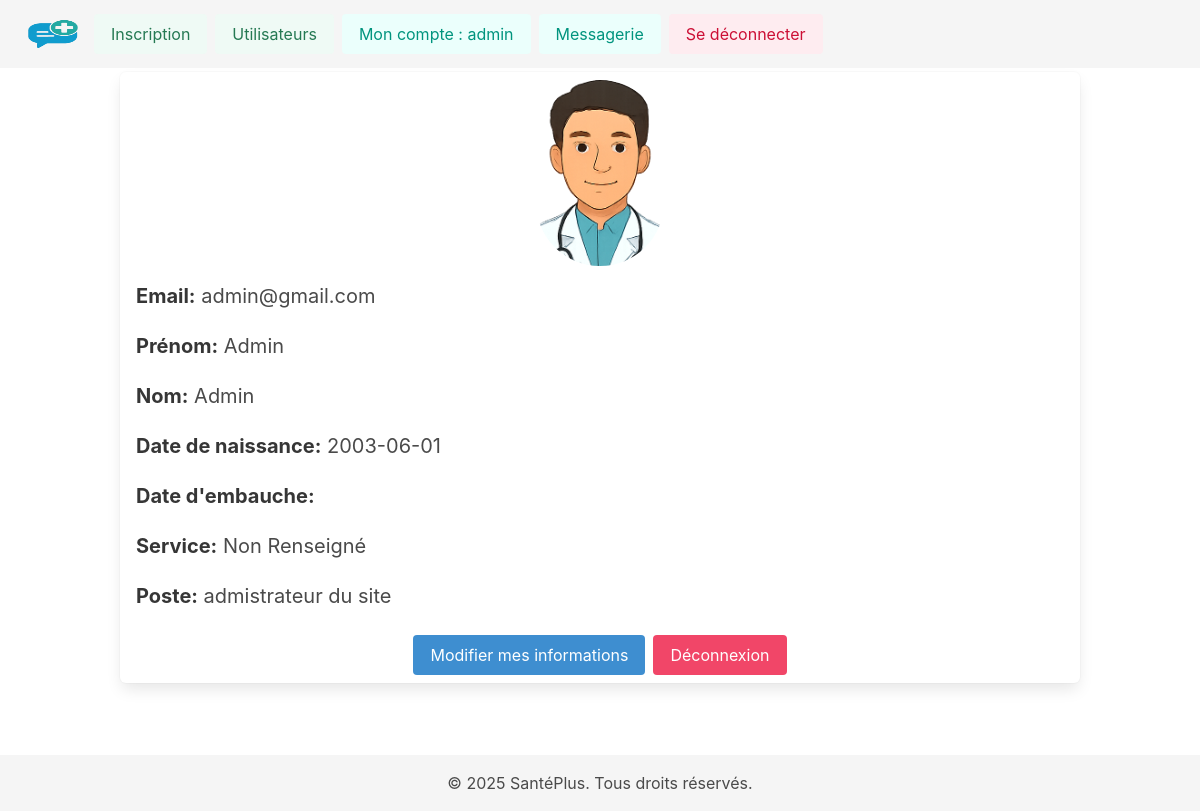
Screenshot of /site/pages/account.php (signed in) with the database file from the repository.
### tables this page shows
CREATE TABLE IF NOT EXISTS `medical_staff` (
  `ID` int NOT NULL AUTO_INCREMENT,
  `email` varchar(50) NOT NULL,
  `password` varchar(200) NOT NULL,
  `last_password_edit` timestamp NULL DEFAULT NULL,
  `username` varchar(50) DEFAULT NULL,
  `first_name` varchar(30) NOT NULL,
  `last_name` varchar(30) NOT NULL,
  `birth_date` date DEFAULT NULL,
  `leaving_date` timestamp NULL DEFAULT NULL,
  `hiring_date` date DEFAULT NULL,
  `service` int DEFAULT '0',
  `job` int DEFAULT '0',
  `profile_pic` varchar(80) DEFAULT '../src/img/profile_pics/default.png',
  `is_suspended` int DEFAULT '0',
  `first_connection` tinyint DEFAULT '1',
  PRIMARY KEY (`ID`) USING BTREE,
  KEY `fk_staff_service` (`service`),
  KEY `fk_staff_job` (`job`),
  CONSTRAINT `fk_staff_job` FOREIGN KEY (`job`) REFERENCES `job` (`ID`),
  CONSTRAINT `fk_staff_service` FOREIGN KEY (`service`) REFERENCES `service` (`ID`)
);

CREATE TABLE IF NOT EXISTS `service` (
  `ID` int NOT NULL AUTO_INCREMENT,
  `libelle` varchar(150) DEFAULT NULL,
  PRIMARY KEY (`ID`) USING BTREE
);

CREATE TABLE IF NOT EXISTS `job` (
  `ID` int NOT NULL AUTO_INCREMENT,
  `libelle` varchar(50) DEFAULT NULL,
  PRIMARY KEY (`ID`) USING BTREE
);

### site/pages/account.php (the view, shortened to what this page needs)
<?php
include_once './config.php';
$user_type = $_SESSION['user_type'];
$request = "";
if ($user_type === 'patient') {
    $request = "SELECT * FROM patient WHERE ID = ?";
} elseif ($user_type === 'medical_staff') {
    $request = "SELECT ms.*, s.libelle as service_name, j.libelle as job_name
                FROM medical_staff ms
                LEFT JOIN service s ON ms.service = s.ID
                LEFT JOIN job j ON ms.job = j.ID
                WHERE ms.ID = ?";
} else {
    die("Type d'utilisateur inconnu.");
}
$requete = $pdo->prepare($request);
$requete->execute([$_SESSION['ID']]);
$user = $requete->fetch(PDO::FETCH_ASSOC);
?>
<!DOCTYPE html>
<html lang="fr">
<head>
</head>
<body>
    <section class="section">
        <div class="container">
            <div class="box has-text-centered">
                <figure class="image is-128x128 is-inline-block mb-4">
                    <img class="is-rounded" src="<?= htmlspecialchars($user['profile_pic'] ?? 'img/profile_pics/default.png'); ?>"
                        alt="Photo de profil">
                </figure>
                <h1 class="title is-4"></strong> <?= $user['username'] ?? 'N/A'; ?></h1>
                <div class="content has-text-left is-size-5 mt-5">
                    <p><strong>Email:</strong> <?= $user['email']; ?></p>
                    <p><strong>Prénom:</strong> <?= $user['first_name']; ?></p>
                    <p><strong>Nom:</strong> <?= $user['last_name']; ?></p>
                    <p><strong>Date de naissance:</strong> <?= $user['birth_date']; ?></p>
                    <?php if ($user_type === 'patient'): ?>
                                <p><strong>Date d'admission:</strong> <?= $user['admission_date']; ?></p>
                    <?php elseif ($user_type === 'medical_staff'): ?>
                                <p><strong>Date d'embauche:</strong> <?= $user['hiring_date']; ?></p>
                            <p><strong>Service:</strong> <?= $user['service_name']; ?></p>
                            <p><strong>Poste:</strong> <?= $user['job_name']; ?></p>
                    <?php endif; ?>
                </div>
                <div class="buttons is-centered mt-4">
                    <a href="edit_account.php" class="button is-info">Modifier mes informations</a>
                    <a href="logout.php" class="button is-danger">Déconnexion</a>
                </div>
            </div>
        </div>
    </section>
</body>
<?php include_once './modules/footer.php'; ?>
</html>

### site/src/css/styles.css (style rules this page uses)
.card, .box, .conversation-card { padding: 0.5rem 1rem; }

### rows the page displays
medical_staff: profile_pic (picture), email "admin@gmail.com", first_name "Admin", last_name "Admin", birth_date "2003-06-01", service.libelle "Non Renseigné", job.libelle "admistrateur du site"

### other values shown
$_SESSION['username'] "admin"
$site->siteName() "SantéPlus"
